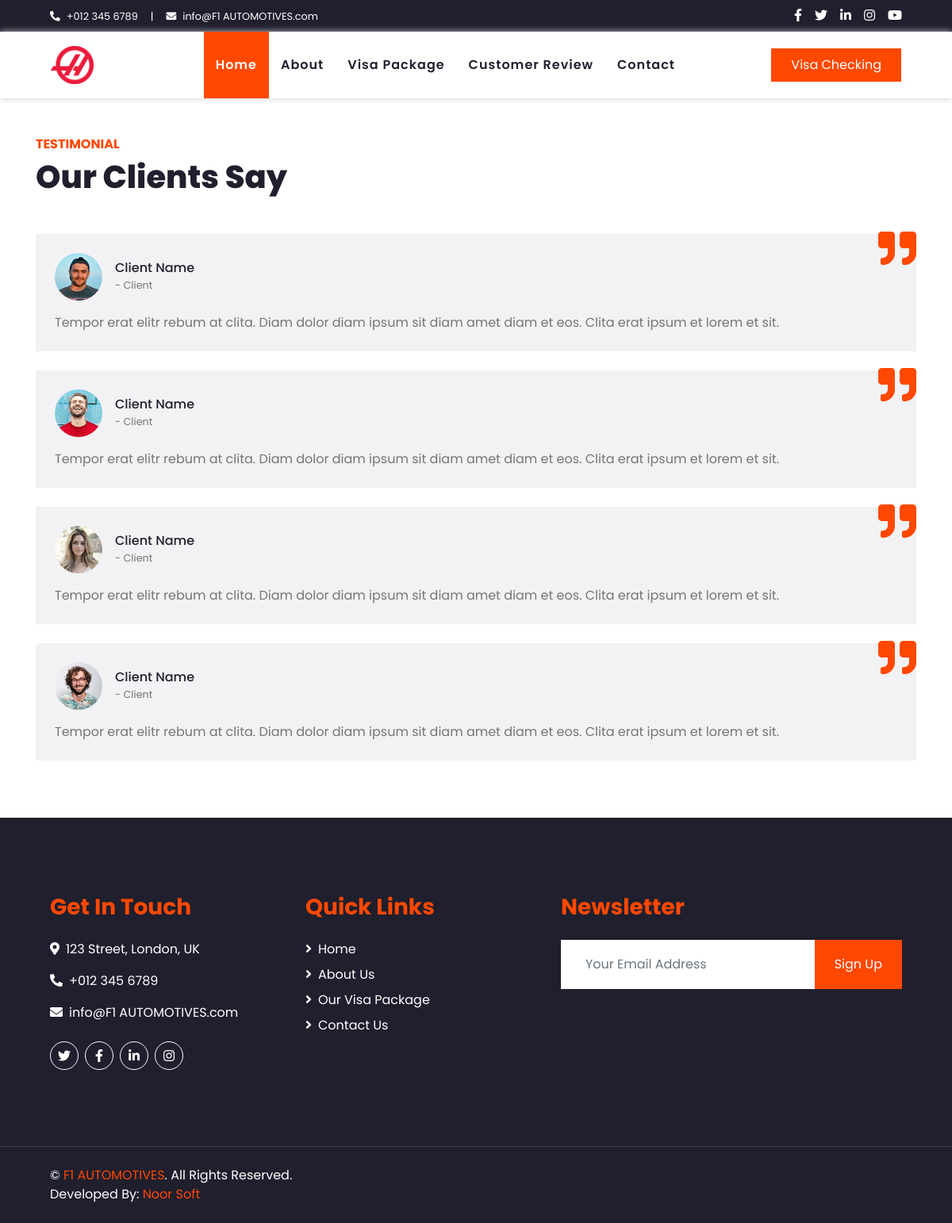
The page /testimonial.php on the database as committed earlier.
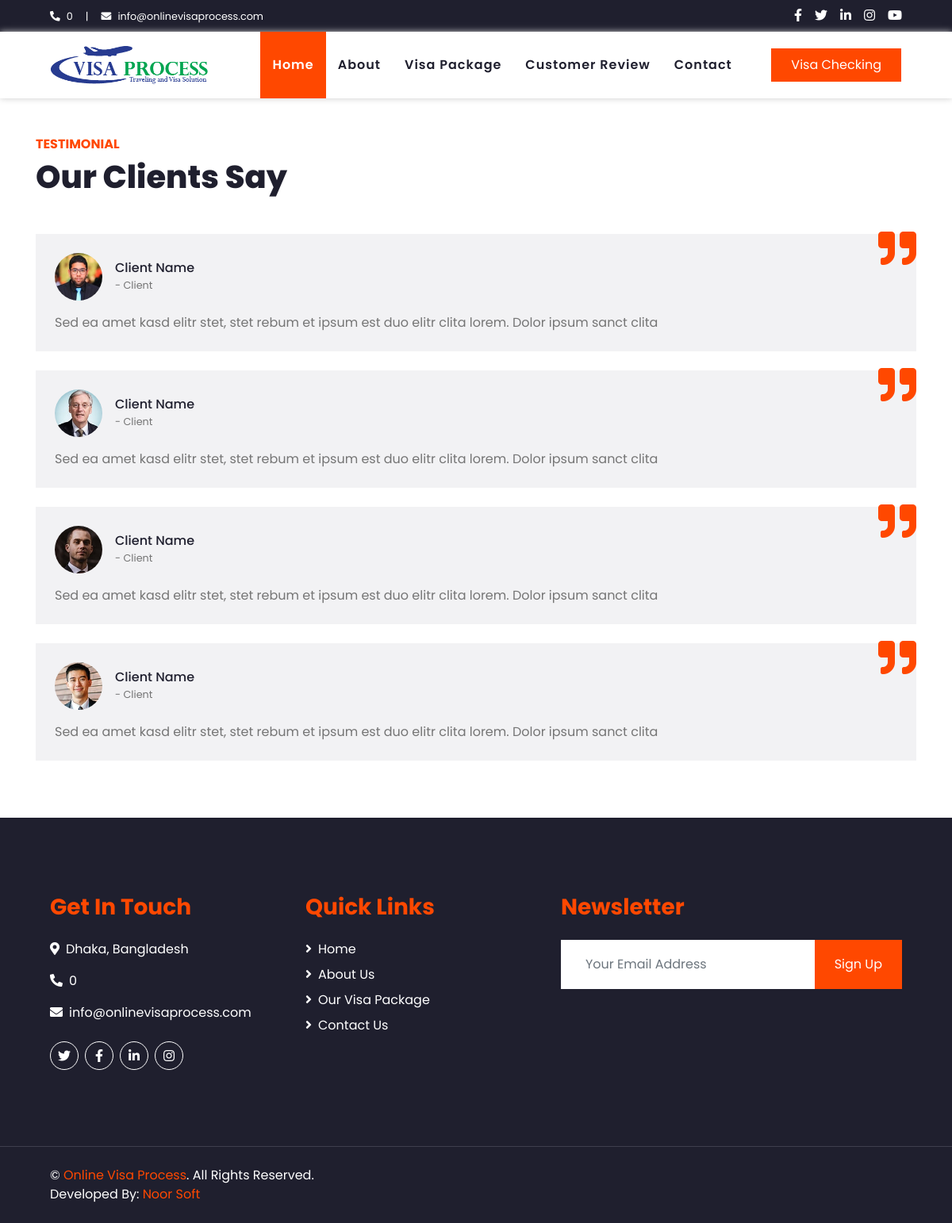
The same page on the database as committed later.
### tables this page shows
CREATE TABLE `tbl_client` (
  `id` int(11) NOT NULL,
  `institute` varchar(120) NOT NULL,
  `tagline` varchar(250) NOT NULL,
  `address` varchar(250) NOT NULL,
  `mobile` varchar(50) NOT NULL,
  `phone` varchar(20) NOT NULL,
  `email` varchar(64) NOT NULL,
  `web` varchar(100) NOT NULL,
  `t_ime` varchar(50) NOT NULL,
  `featured_video` int(11) NOT NULL,
  `google_map` text NOT NULL,
  `face_book` varchar(100) NOT NULL,
  `you_tube` varchar(100) NOT NULL,
  `owner` varchar(150) NOT NULL,
  `logo` varchar(100) NOT NULL,
  `language` int(11) NOT NULL,
  `version` int(11) NOT NULL,
  `status` varchar(67) NOT NULL,
  `created` date NOT NULL,
  `extension` date NOT NULL,
  `expire` date NOT NULL,
  `smstoken` varchar(120) NOT NULL,
  `package` varchar(25) NOT NULL,
  `fee` int(11) NOT NULL
);

CREATE TABLE `tbl_page` (
  `id` int(11) NOT NULL,
  `menu` varchar(100) NOT NULL,
  `title` varchar(250) NOT NULL,
  `contants` text NOT NULL,
  `photo` varchar(200) NOT NULL,
  `attachment` varchar(200) NOT NULL,
  `album_id` int(11) NOT NULL,
  `meta` text NOT NULL,
  `keywords` text NOT NULL,
  `hits` int(11) NOT NULL,
  `status` varchar(50) NOT NULL DEFAULT '''Published''',
  `created` date NOT NULL
);

### config.php (called while the page is built, shortened)
<?php
$conn = mysqli_connect(DB_SERVER, DB_USERNAME, DB_PASSWORD, DB_NAME);
	$sql= mysqli_query($conn,"SELECT * FROM tbl_client limit 1");
	$siteid = mysqli_fetch_assoc($sql);
	$institute		=$siteid["institute"];
	$address		=$siteid["address"];
	$mobile			=$siteid["mobile"];
	$email			=$siteid["email"];
	$logo			=$siteid["logo"];
?>

### web/testimonial.php (the view, shortened to what the changed rows need)
<?php include('../config.php');
include('header.php');?>
    <div class="container-fluid  py-5 ">
    <div class="container">
            <div class=" pb-4">
                <h1 class="mb-4">Our Clients Say</h1>
            </div>
			    <?php
			      $sql = "SELECT * FROM tbl_page where menu='Testimonial' ";
					$testimonial = $conn->query($sql);
                  if ($testimonial->num_rows > 0) {
                  	while($row = $testimonial->fetch_assoc()) {
                  ?>
                <div class="position-relative bg-secondary p-4">
                    <i class="fa fa-3x fa-quote-right text-primary position-absolute" style="top: -6px; right: 0;"></i>
                    <div class="d-flex align-items-center mb-3">
                        <img class="img-fluid rounded-circle" src="../uploads/<?php echo $row['photo']; ?>" style="width: 60px; height: 60px;" alt="">
                        <div class="ml-3">
                            <h6 class="font-weight-semi-bold m-0"><?php echo $row['title']; ?></h6>
                            <small>- Client</small>
                        </div>
                    </div>
                    <p class="m-0"> <?php echo substr($row['contants'], 0, 820); ?> </p>
                </div>
              <br>
               <?php
                  }
                  }
                  ?>
            </div>
        </div>
 <?php include('footer.php');?>

### web/header.php (shortened to what the changed rows need)
<!DOCTYPE html>
<html lang="en">
<head>
    <link href="https://cdnjs.cloudflare.com/ajax/libs/font-awesome/5.10.0/css/all.min.css" rel="stylesheet">
    <link href="lib/owlcarousel/assets/owl.carousel.min.css" rel="stylesheet">
    <link href="css/style.css" rel="stylesheet">
</head>
<body>
    <div class="container-fluid bg-dark">
        <div class="row py-2 px-lg-5">
            <div class="col-lg-6 text-center text-lg-left mb-2 mb-lg-0">
                <div class="d-inline-flex align-items-center text-white">
                    <small><i class="fa fa-phone-alt mr-2"></i><?php echo $mobile;?></small>
                    <small class="px-3">|</small>
                    <small><i class="fa fa-envelope mr-2"></i><?php echo $email;?></small>
                </div>
            </div>
        </div>
    </div>
    <div class="container-fluid p-0">
        <nav class="navbar navbar-expand-lg bg-light navbar-light py-3 py-lg-0 px-lg-5">
            <a href="index.php" class="navbar-brand ml-lg-3">
<img src="../uploads/<?php echo $logo;?>" style=" height: 48px; "/>
            </a>
        </nav>
    </div>

### web/footer.php (shortened to what the changed rows need)
    <div class="container-fluid bg-dark text-white   py-5 px-sm-3 px-md-5">
        <div class="container">
        <div class="row pt-5">
            <div class="col-lg-7 col-md-6">
                <div class="row">
                    <div class="col-md-6 mb-5">
                        <h3 class="text-primary mb-4">Get In Touch</h3>
                        <p><i class="fa fa-map-marker-alt mr-2"></i><?php echo $address;?></p>
                        <p><i class="fa fa-phone-alt mr-2"></i><?php echo $mobile;?></p>
                        <p><i class="fa fa-envelope mr-2"></i><?php echo $email;?></p>
                        <div class="d-flex justify-content-start mt-4">
                            <a class="btn btn-outline-light btn-social mr-2" href="#"><i class="fab fa-twitter"></i></a>
                            <a class="btn btn-outline-light btn-social mr-2" href="#"><i class="fab fa-facebook-f"></i></a>
                            <a class="btn btn-outline-light btn-social mr-2" href="#"><i class="fab fa-linkedin-in"></i></a>
                            <a class="btn btn-outline-light btn-social" href="#"><i class="fab fa-instagram"></i></a>
                        </div>
                    </div>
                </div>
            </div>
        </div>
    </div>
    </div>
    <div class="container-fluid bg-dark text-white border-top py-4 px-sm-3 px-md-5" style="border-color: #3E3E4E !important;">
         <div class="container">
	  <div class="row">
            <div class="col-lg-6 text-center text-md-left mb-3 mb-md-0">
                <p class="m-0 text-white">&copy; <a href="#"><?php echo $institute;?></a>. All Rights Reserved.
                <br>Developed By: <a href="https://noorsoftbd.com" target="_blank">Noor Soft</a>
                </p>
            </div>
        </div>
        </div>
    </div>
</body>
</html>

Rows that differ between the two databases and show on the page:
removed tbl_page: photo (picture), title "Client Name", contants "Tempor erat elitr rebum at clita. Diam dolor diam ipsum sit diam amet diam et eos. Clita erat ipsum et lorem et sit."
removed tbl_page: photo (picture), title "Client Name", contants "Tempor erat elitr rebum at clita. Diam dolor diam ipsum sit diam amet diam et eos. Clita erat ipsum et lorem et sit."
removed tbl_page: photo (picture), title "Client Name", contants "Tempor erat elitr rebum at clita. Diam dolor diam ipsum sit diam amet diam et eos. Clita erat ipsum et lorem et sit."
removed tbl_page: photo (picture), title "Client Name", contants "Tempor erat elitr rebum at clita. Diam dolor diam ipsum sit diam amet diam et eos. Clita erat ipsum et lorem et sit."
changed tbl_client: mobile "+012 345 6789" → "0"; email "info@F1 AUTOMOTIVES.com" → "info@onlinevisaprocess.com"; logo: a different picture; address "123 Street, London, UK" → "Dhaka, Bangladesh"; institute "F1 AUTOMOTIVES" → "Online Visa Process"
now on this page (row edited): tbl_page: photo (picture), title "Client Name", contants "Sed ea amet kasd elitr stet, stet rebum et ipsum est duo elitr clita lorem. Dolor ipsum sanct clita"
now on this page (row edited): tbl_page: photo (picture), title "Client Name", contants "Sed ea amet kasd elitr stet, stet rebum et ipsum est duo elitr clita lorem. Dolor ipsum sanct clita"
now on this page (row edited): tbl_page: photo (picture), title "Client Name", contants "Sed ea amet kasd elitr stet, stet rebum et ipsum est duo elitr clita lorem. Dolor ipsum sanct clita"
now on this page (row edited): tbl_page: photo (picture), title "Client Name", contants "Sed ea amet kasd elitr stet, stet rebum et ipsum est duo elitr clita lorem. Dolor ipsum sanct clita"
